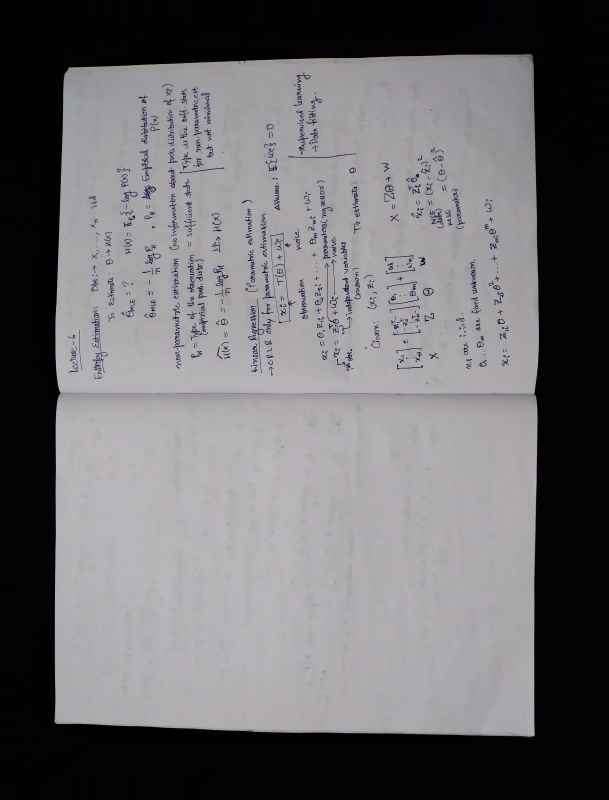
#> input picture A4-paper-sheet-detection-and-cropping/dataset/0.jpg, 609 x 800 px; its folder holds only this picture in this run
$ python add_padding.py
#> lines starting #> are read from the running program, lines starting #| are printed output that depends on the picture
import os
import glob
import cv2

def image_resize(image, width = None, height = None, inter = cv2.INTER_AREA):
    dim = None
    (h, w) = image.shape[:2]
    if width is None and height is None:
        return image
    if width is None:
        r = height / float(h)
        dim = (int(w * r), height)
    else:
        r = width / float(w)
        dim = (width, int(h * r))

    resized = cv2.resize(image, dim, interpolation = inter)
    return resized

input_path="./dataset"
os.chdir(input_path)
images=glob.glob("*.jpg")
Length=[]
Width=[]
for i,img_name in enumerate(images):
    print(img_name)
    img=cv2.imread(img_name)
#> img is the input picture: shape (800, 609, 3); mean B, G, R 112.4, 109.2, 111.2

    BLUE = [255,255,255]
    constant = cv2.copyMakeBorder(img.copy(),100,100,100,100,cv2.BORDER_REPLICATE)
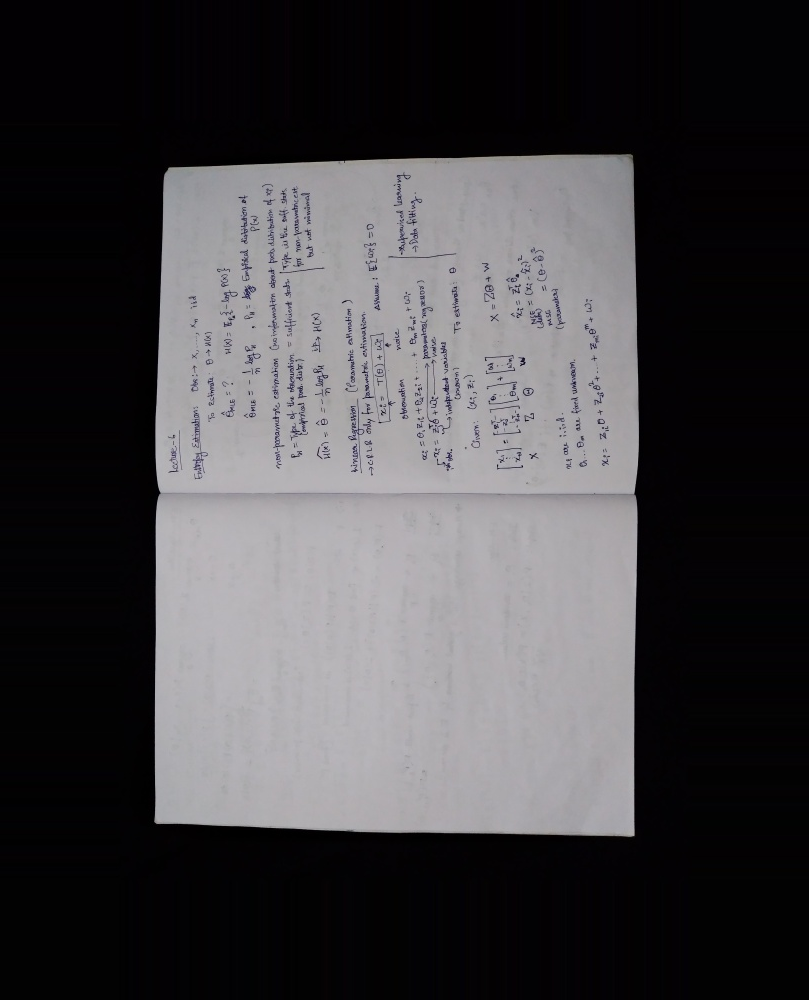
#> constant: shape (1000, 809, 3); mean B, G, R 68.8, 66.3, 67.9
    constant = image_resize (constant , height = 800)

    save_path = str(i) + ".jpg"
    print("Saving image to  : " , save_path)
    error_value = cv2.imwrite(save_path, constant)
    print(error_value)
#| True


# [7 lines of commented-out code are left out]

$ run again, on A4-paper-sheet-detection-and-cropping/dataset/10.jpg
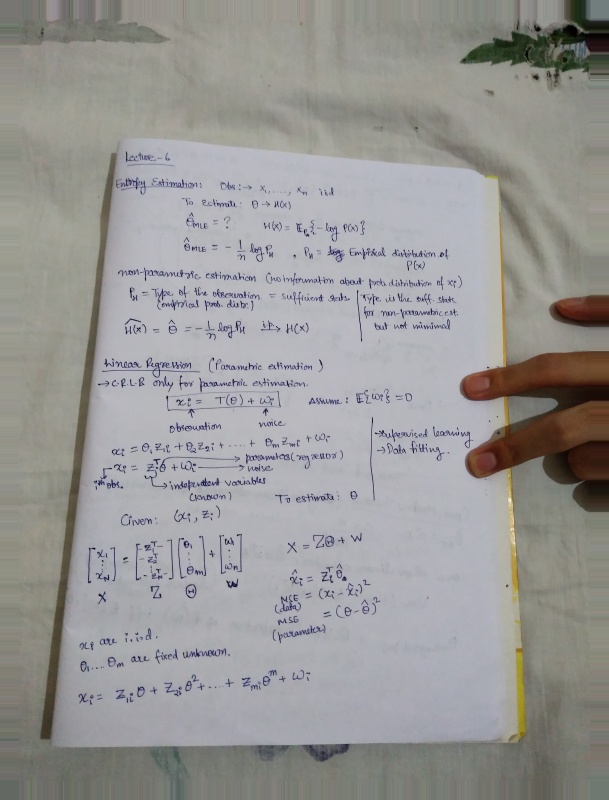
#> input picture A4-paper-sheet-detection-and-cropping/dataset/10.jpg, 609 x 800 px
#> img is the input picture: shape (800, 609, 3); mean B, G, R 150.1, 151.4, 152.4
#> `constant = cv2.copyMakeBorder(img.copy(),100,100,100,100,cv2.BORDER_RE..`:
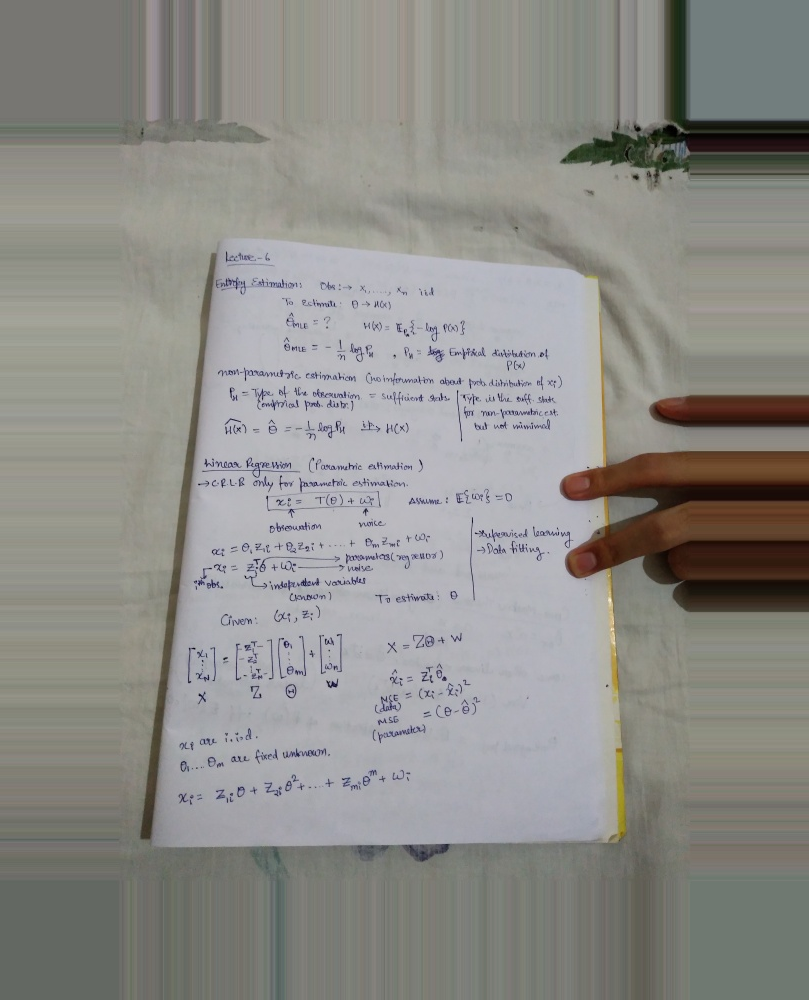
#> constant: shape (1000, 809, 3); mean B, G, R 136.4, 140.5, 141.4
#| True

$ run again, on A4-paper-sheet-detection-and-cropping/dataset/0_A4.jpg
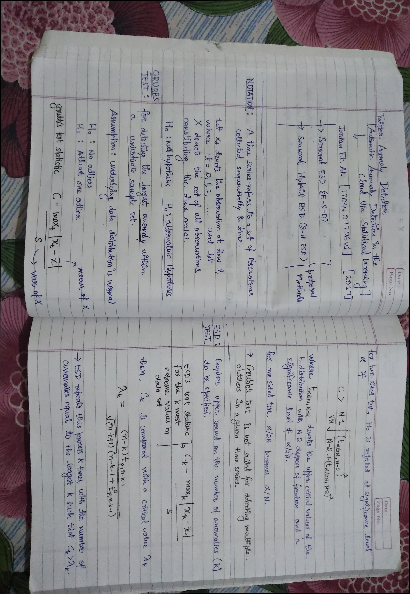
#> input picture A4-paper-sheet-detection-and-cropping/dataset/0_A4.jpg, 410 x 594 px
#> img is the input picture: shape (594, 410, 3); mean B, G, R 144.8, 141.5, 142.8
#> `constant = cv2.copyMakeBorder(img.copy(),100,100,100,100,cv2.BORDER_RE..`:
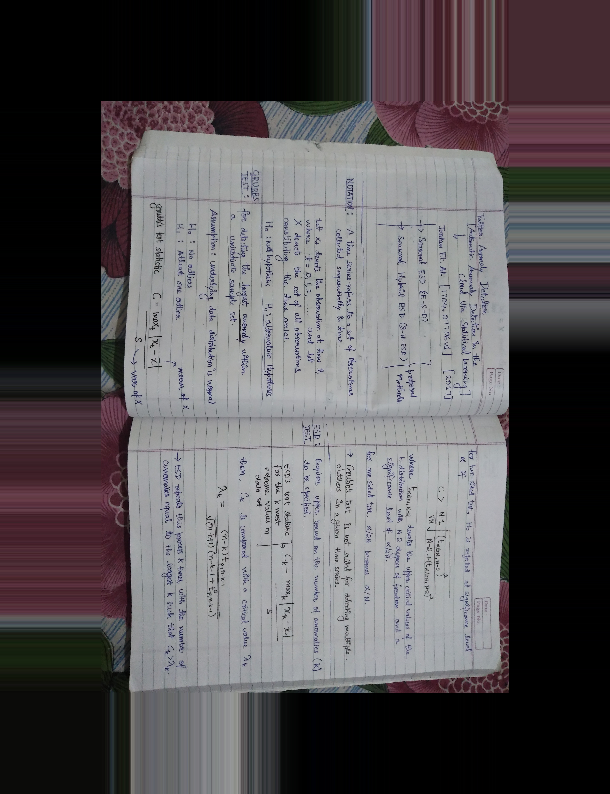
#> constant: shape (794, 610, 3); mean B, G, R 86.1, 83.7, 87.4
#| True
